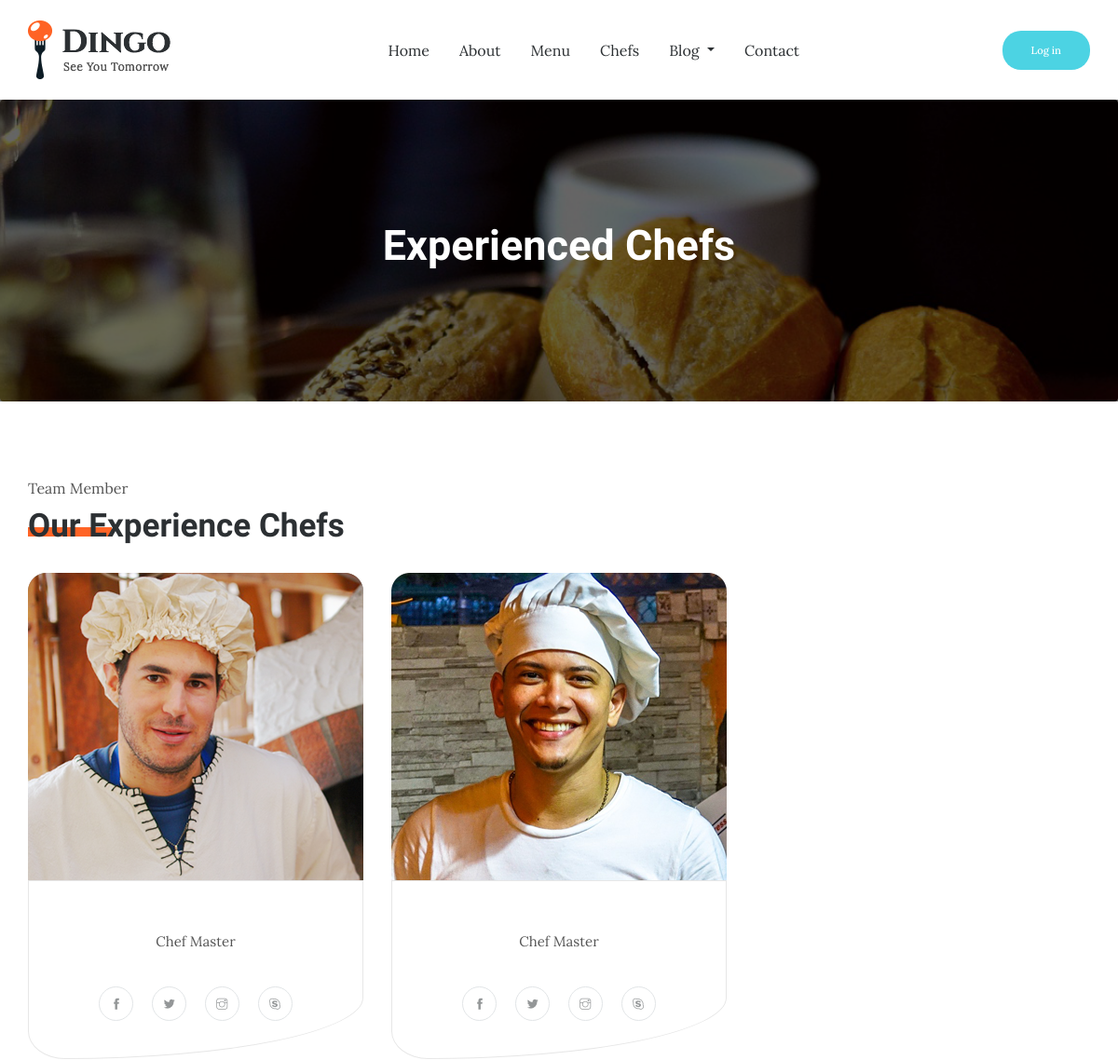
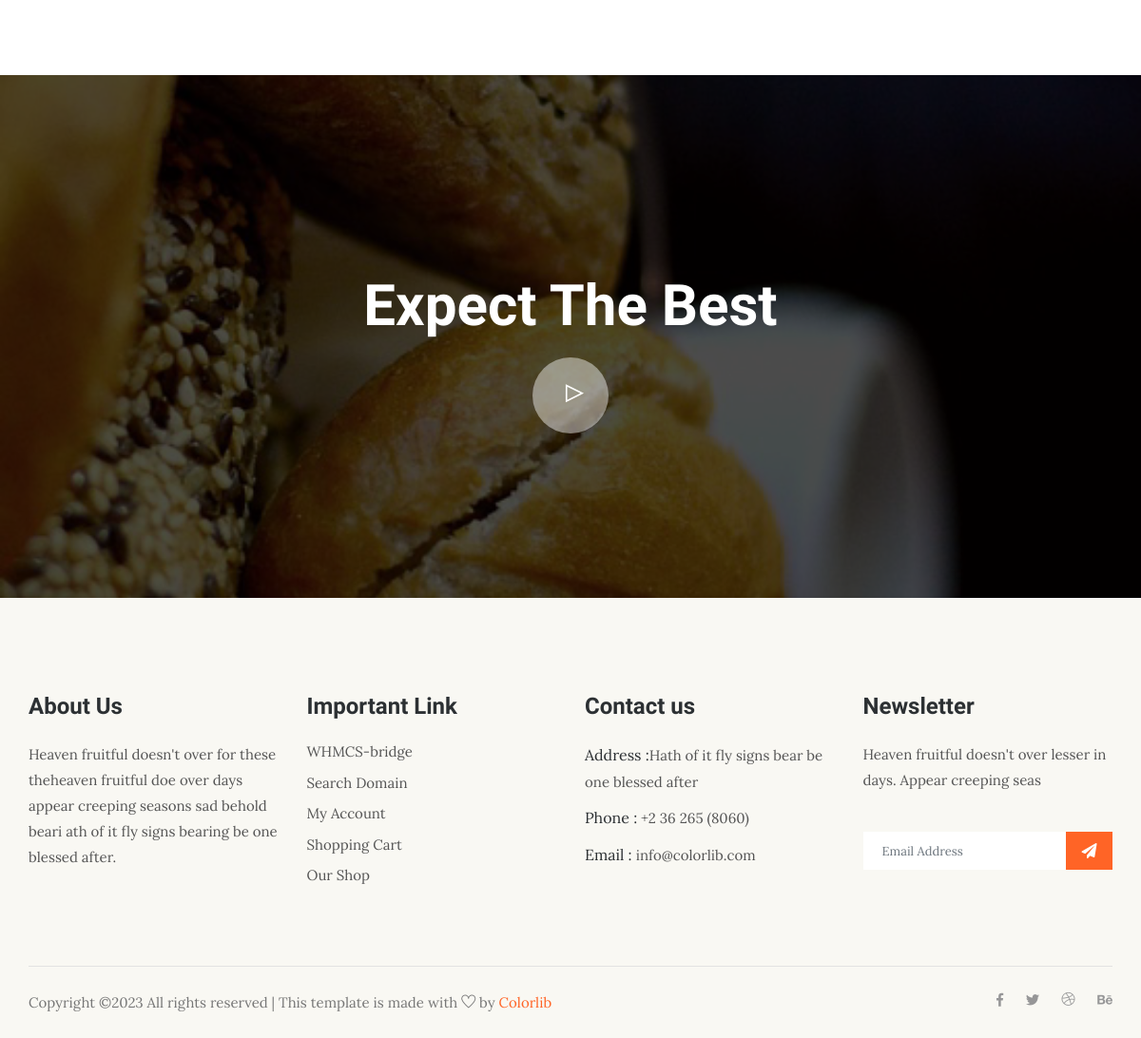
Screenshot of /chefs/ with the database file from the repository (2 pictures, top to bottom).
### dingoapp/models.py (models this page shows, shortened)
class Chefs(models.Model):
    full_name = models.CharField(verbose_name="Title", max_length=255)
    picture = models.ImageField(verbose_name="Picture", upload_to='chef/')
    level = models.ForeignKey(to=ChefLevel, on_delete=models.CASCADE)
    facebook = models.URLField(verbose_name="Facebook", blank=True, null=True, default="#")
    X_twitter = models.URLField(verbose_name="X", blank=True, null=True, default="#")
    instagram = models.URLField(verbose_name="Instagram", blank=True, null=True, default="#")
    skype = models.URLField(verbose_name="Skype", blank=True, null=True, default="#")
    class Meta:
        verbose_name = "Chef"
        verbose_name_plural = "Chefs"

class ChefLevel(models.Model):
    ch_level = models.CharField(verbose_name="Chef Level", max_length=50)
    def __str__(self):
        return self.ch_level

### dingoapp/views.py (the view)
# urls.py: path("chefs/", ChefsView.as_view(), name='chefs'),
class ChefsView(TemplateView):
    template_name = "chefs.html"
    def get_context_data(self, **kwargs):
        chefs = Chefs.objects.all(**kwargs)
        context = {"chefs": chefs}
        return context

### templates/chefs.html (shortened to what this page needs)
{% extends 'base.html' %}
{% load static %}
{% block content %}
    <section class="breadcrumb breadcrumb_bg">
        <div class="container">
            <div class="row">
                <div class="col-lg-12">
                    <div class="breadcrumb_iner text-center">
                        <div class="breadcrumb_iner_item">
                            <h2>Experienced Chefs</h2>
                        </div>
                    </div>
                </div>
            </div>
        </div>
    </section>
    <section class="chefs_part blog_item_section section_padding">
        <div class="container">
            <div class="row">
                <div class="col-xl-5">
                    <div class="section_tittle">
                        <p>Team Member</p>
                        <h2>Our Experience Chefs</h2>
                    </div>
                </div>
            </div>
            <div class="row">
                {% for chef in chefs %}
                    <div class="col-sm-6 col-lg-4">
                    <div class="single_blog_item">
                        <div class="single_blog_img">
                            <img src="{{ chef.picture.url }}" alt="{{ chef.full_name }}">
                        </div>
                        <div class="single_blog_text text-center">
                            <p>{{ chef.level }}</p>
                            <div class="social_icon">
                                <a href="#"> <i class="ti-facebook"></i> </a>
                                <a href="#"> <i class="ti-twitter-alt"></i> </a>
                                <a href="#"> <i class="ti-instagram"></i> </a>
                                <a href="#"> <i class="ti-skype"></i> </a>
                            </div>
                        </div>
                    </div>
                </div>
                {% endfor %}
            </div>
        </div>
    </section>
    <section class="intro_video_bg">
        <div class="container">
            <div class="row">
                <div class="col-lg-12">
                    <div class="intro_video_iner text-center">
                        <h2>Expect The Best</h2>
                        <div class="intro_video_icon">
                            <a id="play-video_1" class="video-play-button popup-youtube"
                                href="https://www.youtube.com/watch?v=pBFQdxA-apI">
                                <span class="ti-control-play"></span>
                            </a>
                        </div>
                    </div>
                </div>
            </div>
        </div>
    </section>
{% endblock content %}

### rows the page displays
Chefs: picture (picture), level "Chef Master"
Chefs: picture (picture), level "Chef Master"
